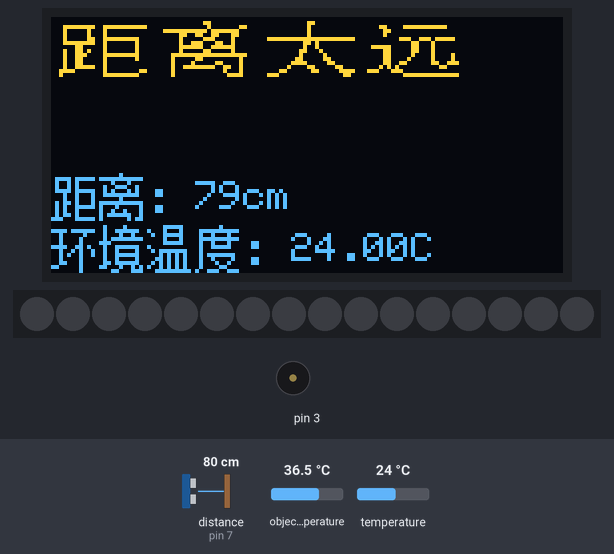
Bench run of a sketch on a simulated Arduino Uno, built with avr-gcc and run on an emulated ATmega328P. Shown: 128×64 one-colour display, 16 RGB LEDs in strip order, left to right, buzzer (waves = sounding). Wiring (inferred from the names in the program): ultrasonic range finder: trigger pin 8; echo pin 7. The test bench sets the inputs (shaded band); at power-on: distance to the obstacle (sensor on pin 7) 80 cm, object temperature 36.5 °C, temperature 24 °C. The echo pulse lasts 58.3 µs per cm; the OLED is the two-colour kind (top 16 rows yellow).

Above: at 2.2 s.
2.3 s: distance to the obstacle (sensor on pin 7) set to 45 cm
At 2.8 s:
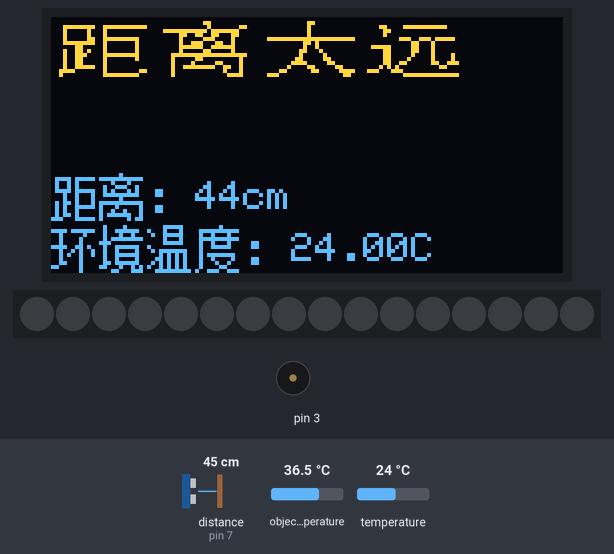
3.9 s: distance to the obstacle (sensor on pin 7) set to 36 cm
At 4.7 s:
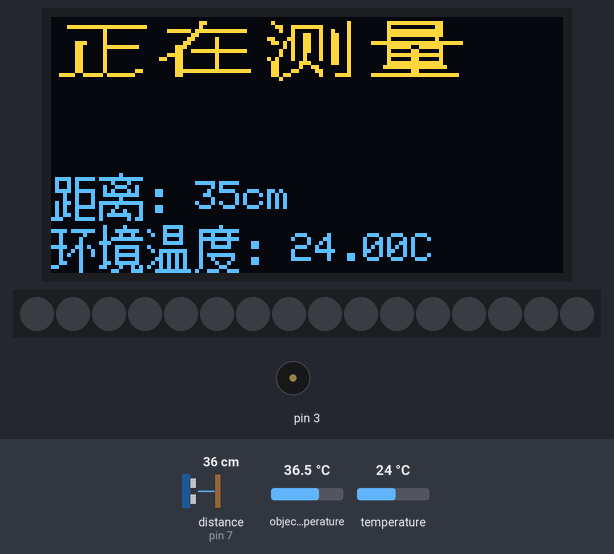
At 6.0 s:
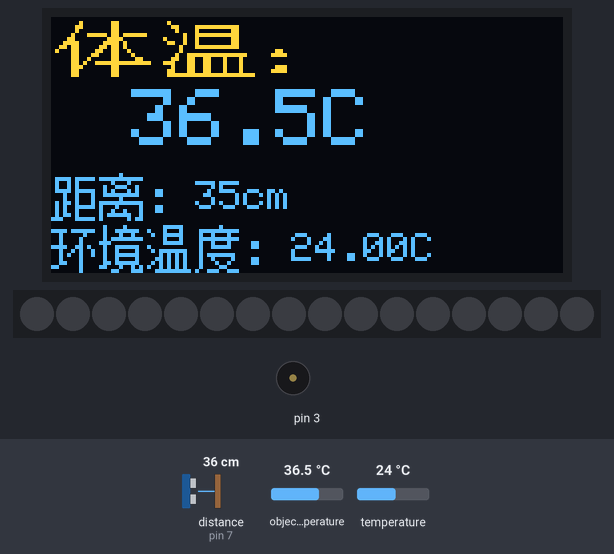
Timing chart, 0 to 12.9 s (numbered marks = the images above; inputs shaded):
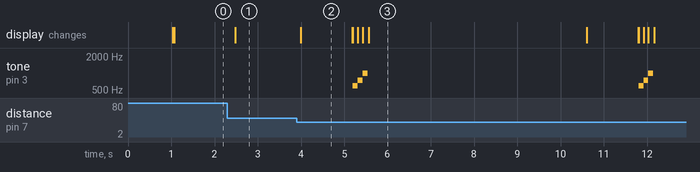

Measured:
- the behaviour switches between 42 and 41 cm on distance to the obstacle (sensor on pin 7) (found by bisection; images 1 and 2)
- after the input at 2.3 s, the display: changes after 0.17 s (image 1)
- after the input at 3.9 s, tone on pin 3: plays 600 Hz for 0.11 s, 750 Hz for 0.11 s, 1000 Hz for 0.11 s, 600 Hz for 0.11 s, 750 Hz for 0.11 s, 1000 Hz for 0.11 s, starting after 1.3 s; the display: changes after 0.10 s (image 2)
- what the display in image 2 shows lasts 1.2 s, from 4.0 s to 5.2 s

The sketch:

ecewen.ino
```cpp
#include <Wire.h>
#include <Adafruit_MLX90614.h>
Adafruit_MLX90614 mlx = Adafruit_MLX90614();

#include <Adafruit_GFX.h>
#include <Adafruit_SSD1306.h>
#define SCREEN_WIDTH 128 // OLED display width, in pixels
#define SCREEN_HEIGHT 64 // OLED display height, in pixels
Adafruit_SSD1306 display(SCREEN_WIDTH, SCREEN_HEIGHT, &Wire, -1);

#include <Adafruit_NeoPixel.h>
// 16灯珠4号管脚
Adafruit_NeoPixel rgb_display_4 = Adafruit_NeoPixel(16,4,NEO_GRB + NEO_KHZ800);

// --------- Ultrasonic Sensor preparation
#define echoPin 7 // Echo Pin
#define trigPin 8 // Trigger Pin
#define LEDPin 13 // Onboard LED
int maximumRange = 40; // 最远距离
int minimumRange = 30; // 最近距离
long duration, distance; // Duration used to calculate distance

float ta; // 环境温度
float to, stemp; // 人体温度

int loop_interval = 100; // 定义循环定时器
int readcount = 0;

//取16X16汉字字模 逐行式 顺向高位在前 C51格式 注释前缀// 数据前缀0x 数据后缀, 行后缀,
static const unsigned char PROGMEM str1[] =
{
  0x00,0x00,0x00,0x00,0x01,0x01,0x80,0x00,0x03,0x01,0x80,0x00,0x02,0x01,0x80,0x00,
0x04,0x7D,0xBF,0x00,0x0C,0x03,0xC0,0x00,0x1E,0x07,0xA0,0x00,0x36,0x0D,0xA0,0x00,
0x46,0x19,0x90,0x00,0x06,0x31,0x88,0x00,0x06,0x41,0x86,0x00,0x06,0x9F,0xFF,0x80,
0x07,0x01,0x80,0x00,0x06,0x01,0x80,0x00,0x06,0x01,0x80,0x00,0x00,0x00,0x00,0x00,//体1(宋体26*16)
};

static const unsigned char PROGMEM str2[] =
{
  0x00,0x00,0x00,0x00,0x10,0x00,0x00,0x00,0x0C,0x3F,0xF8,0x00,0x04,0x20,0x18,0x00,
0x01,0x3F,0xF8,0x00,0x21,0x20,0x18,0x00,0x19,0x20,0x18,0x00,0x02,0x3F,0xF8,0x00,
0x02,0x00,0x00,0x00,0x04,0xFF,0xFE,0x00,0x0C,0xCC,0x44,0x00,0x38,0xCC,0x44,0x00,
0x08,0xCC,0x44,0x00,0x18,0xCC,0x44,0x00,0x1F,0xFF,0xFF,0x80,0x00,0x00,0x00,0x00,//温2(宋体26*16)
};
static const unsigned char PROGMEM str3[] =
{
  0x00,0x00,0x00,0x00,0x00,0x00,0x00,0x00,0x00,0x00,0x00,0x00,0x00,0x00,0x00,0x00,
0x00,0x00,0x00,0x00,0x00,0x00,0x00,0x00,0x00,0x00,0x00,0x00,0x00,0x00,0x00,0x00,
0x0C,0x00,0x00,0x00,0x1E,0x00,0x00,0x00,0x00,0x00,0x00,0x00,0x00,0x00,0x00,0x00,
0x0E,0x00,0x00,0x00,0x1E,0x00,0x00,0x00,0x00,0x00,0x00,0x00,0x00,0x00,0x00,0x00,//：3(宋体26*16)
};
static const unsigned char PROGMEM str4[] =
{
  0x00,0x00,0x00,0x00,0x00,0x00,0x00,0x00,0x1F,0xE7,0xFF,0x00,0x10,0x44,0x00,0x00,
0x10,0x44,0x00,0x00,0x10,0x67,0xFC,0x00,0x1F,0xE4,0x04,0x00,0x03,0x04,0x04,0x00,
0x13,0x44,0x04,0x00,0x13,0x87,0xFC,0x00,0x13,0x04,0x04,0x00,0x13,0x04,0x00,0x00,
0x13,0xE4,0x00,0x00,0x3C,0x04,0x03,0x00,0x20,0x07,0xFC,0x00,0x00,0x00,0x00,0x00,//距4(宋体26*16)
};
static const unsigned char PROGMEM str5[] =
{
  0x00,0x00,0x00,0x00,0x00,0x0C,0x00,0x00,0x00,0x04,0x06,0x00,0x3F,0xFB,0xF8,0x00,
0x03,0x33,0x18,0x00,0x02,0x0E,0x10,0x00,0x02,0x71,0x90,0x00,0x03,0xF3,0xF0,0x00,
0x02,0x0C,0x10,0x00,0x0F,0xFF,0xFE,0x00,0x08,0x30,0x04,0x00,0x08,0x41,0x84,0x00,
0x09,0xFE,0x64,0x00,0x08,0x00,0x44,0x00,0x08,0x00,0x3C,0x00,0x00,0x00,0x00,0x00,//离5
};
static const unsigned char PROGMEM str6[] =
{
  0x00,0x00,0x00,0x00,0x00,0x0C,0x00,0x00,0x00,0x08,0x00,0x00,0x00,0x08,0x00,0x00,
0x00,0x08,0x00,0x00,0x3F,0xFF,0xFF,0x00,0x00,0x1A,0x00,0x00,0x00,0x12,0x00,0x00,
0x00,0x31,0x00,0x00,0x00,0x20,0x80,0x00,0x00,0x60,0xC0,0x00,0x00,0xF0,0x60,0x00,
0x01,0x0C,0x18,0x00,0x06,0x06,0x0F,0x00,0x38,0x00,0x06,0x00,0x00,0x00,0x00,0x00,//太6
};
static const unsigned char PROGMEM str7[] =
{
  0x00,0x00,0x00,0x00,0x10,0x00,0x00,0x00,0x0C,0x1F,0xFC,0x00,0x06,0x10,0x00,0x00,
0x00,0x10,0x00,0x00,0x00,0x10,0x02,0x00,0x7E,0x1F,0xFF,0x00,0x04,0x10,0x20,0x00,
0x04,0x10,0x20,0x00,0x04,0x10,0x20,0x00,0x04,0x20,0x20,0x00,0x04,0x40,0x20,0x00,
0x0B,0x80,0x20,0x00,0x30,0xC0,0x00,0x00,0x20,0x3F,0xFF,0x00,0x00,0x00,0x00,0x00,//近7
};
static const unsigned char PROGMEM str8[] =
{
  0x00,0x00,0x00,0x00,0x00,0x00,0x00,0x00,0x0C,0x3F,0xF8,0x00,0x06,0x00,0x00,0x00,
0x04,0x00,0x00,0x00,0x00,0x73,0xBE,0x00,0x00,0x0C,0x40,0x00,0x3E,0x0C,0x40,0x00,
0x06,0x0C,0x40,0x00,0x06,0x08,0x42,0x00,0x06,0x10,0x42,0x00,0x06,0x60,0x67,0x00,
0x0A,0x80,0x18,0x00,0x71,0xC0,0x00,0x00,0x00,0x3F,0xFF,0x00,0x00,0x00,0x00,0x00,//远8
};
static const unsigned char PROGMEM str9[] =
{
  0x00,0x00,0xF7,0xE0,0x20,0x80,0x21,0x00,0x21,0x00,0xF3,0x40,0x25,0x20,0x29,0x20,
0x21,0x00,0x31,0x00,0xC1,0x00,0x01,0x00,//环9(宋体12*12)
};
static const unsigned char PROGMEM str10[] =
{
  0x42,0x00,0x4F,0xC0,0x44,0x80,0x5F,0xE0,0xE0,0x00,0x4F,0xC0,0x48,0x40,0x4F,0xC0,
0x48,0x40,0x6F,0xC0,0xC4,0xA0,0x18,0xE0,//境10(宋体12*12)
};
static const unsigned char PROGMEM str11[] =
{
  0x0F,0x80,0x88,0x80,0x4F,0x80,0x08,0x80,0x0F,0x80,0x80,0x00,0x5F,0xC0,0x15,0x40,
0x35,0x40,0x55,0x40,0x95,0x40,0x3F,0xE0,//温11(宋体12*12)
};
static const unsigned char PROGMEM str12[] =
{
  0x02,0x00,0x7F,0xE0,0x48,0x80,0x7F,0xE0,0x48,0x80,0x4F,0x80,0x40,0x00,0x5F,0xC0,
0x48,0x40,0x44,0x80,0x43,0x00,0x9C,0xE0,//度12(宋体12*12)
};
static const unsigned char PROGMEM str13[] =
{
  0x00,0x00,0x00,0x00,0x00,0x00,0x00,0x00,0x30,0x00,0x30,0x00,0x00,0x00,0x00,0x00,
0x30,0x00,0x30,0x00,0x00,0x00,0x00,0x00,//：13(宋体12*12)
};
static const unsigned char PROGMEM str14[] =
{
  0x00,0x00,0x7B,0xE0,0x4A,0x00,0x4A,0x00,0x7B,0xE0,0x12,0x20,0x12,0x20,0x5A,0x20,
0x53,0xE0,0x52,0x00,0x5A,0x00,0xE3,0xE0,//距14
};
static const unsigned char PROGMEM str15[] =
{
  0x04,0x00,0xFF,0xE0,0x11,0x00,0x4E,0x40,0x51,0x40,0x7F,0xC0,0x04,0x00,0xFF,0xE0,
0x88,0x20,0x92,0x20,0xBF,0x20,0x81,0x60,//离15
};
static const unsigned char PROGMEM str16[] =
{
  0x00,0x00,0x00,0x00,0x00,0x00,0x00,0x00,0x0F,0xFF,0xFF,0x00,0x00,0x04,0x00,0x00,
0x00,0x04,0x00,0x00,0x00,0x04,0x00,0x00,0x03,0x84,0x00,0x00,0x03,0x07,0xFC,0x00,
0x03,0x04,0x00,0x00,0x03,0x04,0x00,0x00,0x03,0x04,0x00,0x00,0x03,0x04,0x00,0x00,
0x03,0x04,0x00,0x00,0x03,0x04,0x06,0x00,0x3C,0xFB,0xF8,0x00,0x00,0x00,0x00,0x00,//正16(宋体26*16)
};
static const unsigned char PROGMEM str17[] =
{
  0x00,0x00,0x00,0x00,0x00,0x18,0x00,0x00,0x00,0x10,0x00,0x00,0x1F,0xBF,0xFE,0x00,
0x00,0x60,0x00,0x00,0x00,0xC1,0x00,0x00,0x01,0x81,0x00,0x00,0x07,0x01,0x00,0x00,
0x06,0x7F,0xFE,0x00,0x1E,0x01,0x00,0x00,0x66,0x01,0x00,0x00,0x06,0x01,0x00,0x00,
0x06,0x01,0x00,0x00,0x07,0xFF,0xFF,0x00,0x06,0x00,0x00,0x00,0x00,0x00,0x00,0x00,//在17(宋体26*16)
};
static const unsigned char PROGMEM str18[] =
{
  0x00,0x00,0x00,0x00,0x10,0x00,0x02,0x00,0x0C,0xFF,0x02,0x00,0x04,0x81,0x22,0x00,
0x00,0x99,0x32,0x00,0x31,0x99,0x32,0x00,0x1A,0x99,0x32,0x00,0x02,0x99,0x32,0x00,
0x04,0x99,0x32,0x00,0x04,0x91,0x32,0x00,0x28,0x91,0x32,0x00,0x18,0x38,0x32,0x00,
0x18,0x26,0x02,0x00,0x18,0xC3,0x02,0x00,0x1B,0x01,0x1E,0x00,0x04,0x00,0x00,0x00,//测18(宋体26*16)
};
static const unsigned char PROGMEM str19[] =
{
  0x00,0x00,0x00,0x00,0x03,0xFF,0xF0,0x00,0x02,0x00,0x30,0x00,0x03,0xFF,0xF0,0x00,
0x03,0xFF,0xF0,0x00,0x02,0x00,0x20,0x00,0x3F,0xFF,0xFF,0x80,0x03,0xF3,0xF0,0x00,
0x02,0x0C,0x10,0x00,0x03,0xFF,0xF0,0x00,0x02,0x0C,0x10,0x00,0x03,0xFF,0xF0,0x00,
0x07,0xFF,0xF8,0x00,0x00,0x0C,0x00,0x00,0x3F,0xFF,0xFF,0x00,0x00,0x00,0x00,0x00,//量19
};

void setup() {
  pinMode(trigPin, OUTPUT);
  display.begin(SSD1306_SWITCHCAPVCC, 0x3C);
  delay(1000);
  display.clearDisplay();
  display.setTextColor(WHITE);
  rgb_display_4.begin();
}

void loop() {
  pinMode(echoPin, INPUT);
  digitalWrite(trigPin, LOW);
  delayMicroseconds(2);
  digitalWrite(trigPin, HIGH);
  delayMicroseconds(10);
  digitalWrite(trigPin, LOW);
  duration = pulseIn(echoPin, HIGH);
  // 读取人体距离
  distance = duration / 58.2;


  // 读取体温温度补偿和环境温度
  //to = 8 + round(mlx.readObjectTempC() * 10) * .1;
  to = round(mlx.readObjectTempC() * 10) * .1;
  ta = round(mlx.readAmbientTempC() * 10) * .1;

  // display on OLED
  display.clearDisplay();
  display.setTextSize(1);
  display.drawBitmap(0, 39, str14, 12, 12, 1); //距离：
  display.drawBitmap(12, 39, str15, 12, 12, 1);
  display.drawBitmap(24, 39, str13, 12, 12, 1);
  display.setCursor(36, 41);
  display.print(String(distance) + "cm");

  display.drawBitmap(0, 52, str9, 12, 12, 1); //环境温度：
  display.drawBitmap(12, 52, str10, 12, 12, 1);
  display.drawBitmap(24, 52, str11, 12, 12, 1);
  display.drawBitmap(36, 52, str12, 12, 12, 1);
  display.drawBitmap(48, 52, str13, 12, 12, 1);
  display.setCursor(60, 54);
  display.print(String(ta) + "C");

  display.setTextSize(2);
  display.setCursor(0, 0);
  if (distance > maximumRange) {
    display.drawBitmap(0, 0, str4, 26, 16, 1); //距离太远
    display.drawBitmap(26, 0, str5, 26, 16, 1);
    display.drawBitmap(52, 0, str6, 26, 16, 1);
    display.drawBitmap(78, 0, str8, 26, 16, 1);
  }
  if (distance < minimumRange) {
    display.drawBitmap(0, 0, str4, 26, 16, 1); //距离太近
    display.drawBitmap(26, 0, str5, 26, 16, 1);
    display.drawBitmap(52, 0, str6, 26, 16, 1);
    display.drawBitmap(78, 0, str7, 26, 16, 1);
  }
  if ((distance >= minimumRange) && (distance <= maximumRange)) {
    if (readcount == 5) {   // 判断测温次数变量
      to = stemp / 5;       // 获取5次测温平均数
      display.drawBitmap(0, 0, str1, 26, 16, 1); //体温：
      display.drawBitmap(26, 0, str2, 26, 16, 1);
      display.drawBitmap(52, 0, str3, 26, 16, 1);
      display.setTextSize(2);
      display.setCursor(20, 18);
      display.print(String(to).substring(0, 4) + "C");
      display.display();
      readcount = 0;
      stemp = 0;
      if (to >= 37.5) {
        play_alert();
      } else {
        play_ok();
      }
      loop_interval = 5000; // wait for 5 seconds
    } else {
      display.drawBitmap(0, 0, str16, 26, 16, 1); //正在测量
      display.drawBitmap(26, 0, str17, 26, 16, 1);
      display.drawBitmap(52, 0, str18, 26, 16, 1);
      display.drawBitmap(78, 0, str19, 26, 16, 1);
      stemp = stemp + to;
      readcount++;
      loop_interval = 200;      // 取5此体温，等待1秒钟
    }
  } else {                      // 人体超出范围重置定时器和读取次数以及5此体温之和
    loop_interval = 100;
    readcount = 0;
    stemp = 0;
  }
  display.display();
  delay(loop_interval);  //执行循环定时

  pinMode(echoPin, OUTPUT);
  digitalWrite(echoPin, 0);
  delayMicroseconds(200);
}

void play_ok() {  // 37.5以内
  for (int i = 1; i <= 16; i = i + (1)) {
    rgb_display_4.setPixelColor((i)-1, 0x33cc00);
    rgb_display_4.show();
  }
  tone(3, 600, 200);
  delay(100);
  for (int i = 1; i <= 16; i = i + (1)) {
    rgb_display_4.setPixelColor((i)-1, 0x3366ff);
    rgb_display_4.show();
  }
  tone(3, 750, 200);
  delay(100);
  for (int i = 1; i <= 16; i = i + (1)) {
    rgb_display_4.setPixelColor((i)-1, 0x33cc00);
    rgb_display_4.show();
  }
  tone(3, 1000, 200);
  delay(100);
  for (int i = 1; i <= 16; i = i + (1)) {
    rgb_display_4.setPixelColor((i)-1, 0x000000);
    rgb_display_4.show();
  }
  noTone(3);
}

void play_alert() { // 高于37.5报警
  tone(3, 1000, 1000);
  for (int i = 1; i <= 16; i = i + (1)) {
    rgb_display_4.setPixelColor((i)-1, 0xcc0000);
    rgb_display_4.show();
  }
  delay(1000);
  noTone(3);
  for (int i = 1; i <= 16; i = i + (1)) {
    rgb_display_4.setPixelColor((i)-1, 0x000000);
    rgb_display_4.show();
  }
  delay(1000);
  tone(3, 1000, 1000);
  for (int i = 1; i <= 16; i = i + (1)) {
    rgb_display_4.setPixelColor((i)-1, 0xcc0000);
    rgb_display_4.show();
  }
  delay(1000);
  noTone(3);
  for (int i = 1; i <= 16; i = i + (1)) {
    rgb_display_4.setPixelColor((i)-1, 0x000000);
    rgb_display_4.show();
  }
  delay(1000);
  tone(3, 1000, 1000);
  for (int i = 1; i <= 16; i = i + (1)) {
    rgb_display_4.setPixelColor((i)-1, 0xcc0000);
    rgb_display_4.show();
  }
  delay(1000);
  noTone(3);
  for (int i = 1; i <= 16; i = i + (1)) {
    rgb_display_4.setPixelColor((i)-1, 0x000000);
    rgb_display_4.show();
  }
}
```
